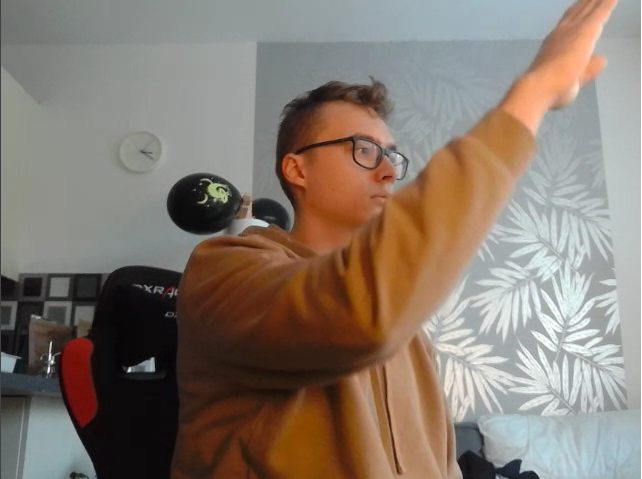
#> input picture jupyter_notebooks/test_img/right.png, 642 x 479 px; its folder holds 4 pictures in this run
$ python trans.py
#> lines starting #> are read from the running program, lines starting #| are printed output that depends on the picture
import cv2
import numpy as np
import os

rotXdeg = 90
rotYdeg = 90
rotZdeg = 90
f = 500
dist = 500

def onRotXChange(val):
    global rotXdeg
    rotXdeg = val
def onRotYChange(val):
    global rotYdeg
    rotYdeg = val
def onRotZChange(val):
    global rotZdeg
    rotZdeg = val
def onFchange(val):
    global f
    f=val
def onDistChange(val):
    global dist
    dist=val

if __name__ == '__main__':

    img_path = os.path.join(os.getcwd(), 'test_img', 'right.png')

    #Read input image, and create output image
    src = cv2.imread(img_path)
#> src is the input picture: shape (479, 642, 3); mean B, G, R 111.1, 122.1, 134.7
    src = cv2.resize(src, (256, 256))
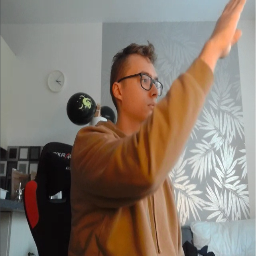
#> src: shape (256, 256, 3); mean B, G, R 111, 122, 134.5
    dst = np.ndarray(shape=src.shape, dtype=src.dtype)

    #Create user interface with trackbars that will allow to modify the parameters of the transformation
    wndname1 = "Source:"
    wndname2 = "WarpPerspective: "
    cv2.namedWindow(wndname1, 1)
    cv2.namedWindow(wndname2, 1)
    cv2.createTrackbar("Rotation X", wndname2, rotXdeg, 180, onRotXChange)
    cv2.createTrackbar("Rotation Y", wndname2, rotYdeg, 180, onRotYChange)
    cv2.createTrackbar("Rotation Z", wndname2, rotZdeg, 180, onRotZChange)
    cv2.createTrackbar("f", wndname2, f, 2000, onFchange)
    cv2.createTrackbar("Distance", wndname2, dist, 2000, onDistChange)

    #Show original image
    cv2.imshow(wndname1, src)

    h , w = src.shape[:2]
#> h = 256; w = 256

    while True:

        rotX = (rotXdeg - 90)*np.pi/180
        rotY = (rotYdeg - 90)*np.pi/180
        rotZ = (rotZdeg - 90)*np.pi/180

        #Projection 2D -> 3D matrix
        A1= np.matrix([[1, 0, -w/2],
                       [0, 1, -h/2],
                       [0, 0, 0   ],
                       [0, 0, 1   ]])

        # Rotation matrices around the X,Y,Z axis
        RX = np.matrix([[1,           0,            0, 0],
                        [0,np.cos(rotX),-np.sin(rotX), 0],
                        [0,np.sin(rotX),np.cos(rotX) , 0],
                        [0,           0,            0, 1]])

        RY = np.matrix([[ np.cos(rotY), 0, np.sin(rotY), 0],
                        [            0, 1,            0, 0],
                        [ -np.sin(rotY), 0, np.cos(rotY), 0],
                        [            0, 0,            0, 1]])

        RZ = np.matrix([[ np.cos(rotZ), -np.sin(rotZ), 0, 0],
                        [ np.sin(rotZ), np.cos(rotZ), 0, 0],
                        [            0,            0, 1, 0],
                        [            0,            0, 0, 1]])

        #Composed rotation matrix with (RX,RY,RZ)
        R = RX * RY * RZ

        #Translation matrix on the Z axis change dist will change the height
        T = np.matrix([[1,0,0,0],
                       [0,1,0,0],
                       [0,0,1,dist],
                       [0,0,0,1]])

        #Camera Intrisecs matrix 3D -> 2D
        A2 = np.matrix([[f, 0, w/2,0],
                       [0, f, h/2,0],
                       [0, 0,   1,0]])

        # Final and overall transformation matrix
        H = A2 * (T * (R * A1))
#> H = [[500, 0, 0], [0, 500, 0], [0, 0, 500]]

        # Apply matrix transformation
        cv2.warpPerspective(src, H, (w, h), dst, cv2.INTER_CUBIC)

        #Show the image
        cv2.imshow(wndname2, dst)
        cv2.waitKey(1)
